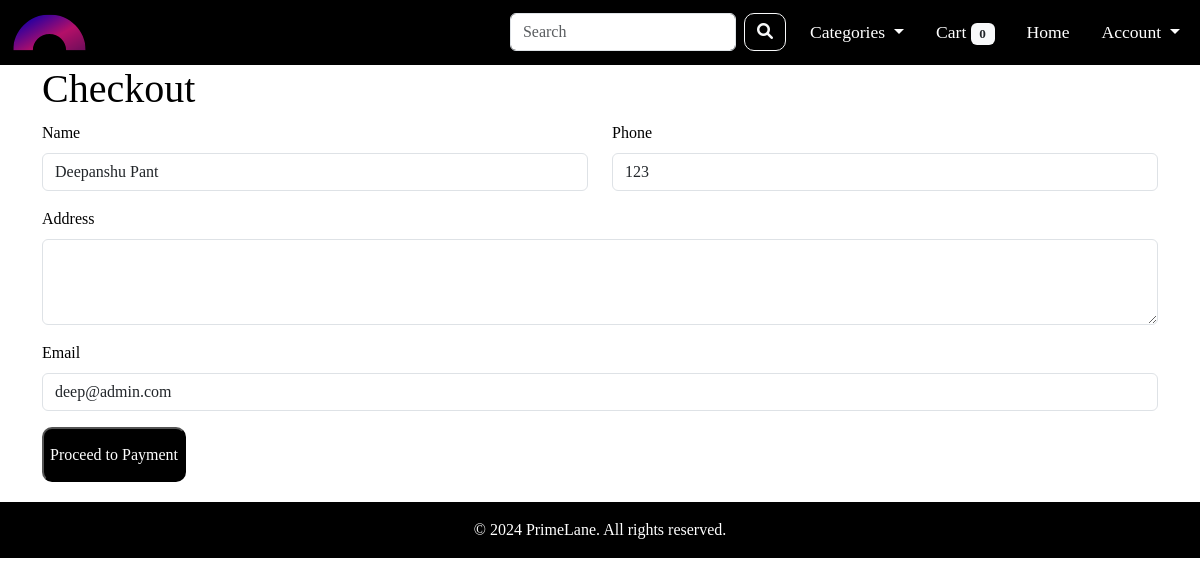
Page /checkout/ (signed in) on the committed database.
### app/models.py (models this page shows, shortened)
class User(Base):
    __tablename__ = 'users'
    user_id = Column(Integer, primary_key=True, autoincrement=True)
    user_name = Column(String(100), nullable=False)
    user_email = Column(String(100), nullable=False, unique=True)
    user_password = Column(String(100), nullable=False)
    user_phone_number = Column(String(100), nullable=False)
    user_address = Column(String(200), default="")
    user_role = Column(String(50), default='user', nullable=False)
    created_at = Column(DateTime, default=get_ist_time)
    updated_at = Column(DateTime, default=get_ist_time, onupdate=get_ist_time)
    user_status = Column(String(50), default='active', nullable=False)
    orders = relationship('Order', back_populates='user')
    shopping_carts = relationship('ShoppingCart', back_populates='user')
    @property
    def password(self):
        raise ArithmeticError("Password is not a readable attribute")

### app/routes.py (the view, shortened to what this page needs)
@main.route('/checkout/', methods=['GET', 'POST'])
def checkout():
    user_id = session.get('user_id')
    if not user_id:
        flash("Please log in to proceed with checkout", "warning")
        return redirect(url_for('auth.login'))
    db_session = get_session()
    user = db_session.query(User).filter_by(user_id=user_id).first()
    user_details = {
        'user_name': user.user_name if user else '',
        'user_phone_number': user.user_phone_number if user else '',
        'user_address': user.user_address if user else '',
        'user_email': user.user_email if user else '',
    }
    return render_template('checkout.html', user_details=user_details)

### app/__init__.py (called while the page is built)
def create_app():
    app = Flask(__name__)
    app.config.from_object('config.Config')
    init_db()
    @app.before_request
    def before_request():
        g.rupee_symbol = '₹'
    mail.init_app(app)
    Migrate(app, engine)
    app.register_blueprint(main)
    app.register_blueprint(admin, url_prefix='/admin')
    app.register_blueprint(auth)
    Base.metadata.create_all(engine)
    app.config['SECRET_KEY'] = 'secret_key'
    return app

### app/routes.py (called while the page is built)
@main.before_request
def before_request():
    user_id = session.get('user_id')
    if user_id:
        db_session = get_session()
        products_in_cart = db_session.query(ShoppingCart).filter_by(user_id=user_id).all()
        cart_count = sum(item.cart_quantity for item in products_in_cart)
        g.cart_count = cart_count
    else:
        g.cart_count = 0

@main.before_request
def load_categories():
    db_session = get_session()
    g.categories = db_session.query(Category).all()
    db_session.close()

### db/engine.py (called while the page is built)
def get_session():
    return Session()

### app/templates/checkout.html (shortened to what this page needs)
{% extends 'base.html' %}
{% block content %}
    <div class="container">
        <h1>Checkout</h1>
        <form method="POST" action="{{ url_for('main.checkout') }}">
            <div class="row">
                <div class="col-12 col-md-6">
                    <div class="mb-3">
                        <label for="user_name" class="form-label">Name</label>
                        <input type="text" id="user_name" name="user_name" class="form-control"
                               value="{{ user_details.user_name }}" required>
                    </div>
                </div>
                <div class="col-12 col-md-6">
                    <div class="mb-3">
                        <label for="user_phone_number" class="form-label">Phone</label>
                        <input type="tel" id="user_phone_number" name="user_phone_number" class="form-control"
                               value="{{ user_details.user_phone_number }}" required>
                    </div>
                </div>
            </div>
            <div class="mb-3">
                <label for="user_address" class="form-label">Address</label>
                <textarea id="user_address" name="user_address" class="form-control"
                          rows="3" required>{{ user_details.user_address }}</textarea>
            </div>
            <div class="mb-3">
                <label for="user_email" class="form-label">Email</label>
                <input type="email" id="user_email" name="user_email" class="form-control"
                       value="{{ user_details.user_email }}" required>
            </div>
            <button type="submit" class="addToCart">Proceed to Payment</button>
        </form>
    </div>
{% endblock %}

### app/static/css/main.css (style rules this page uses)
* { box-sizing: border-box; font-family: agrandir; }
body { background-color: #ffffff; color: black; margin: 0; padding: 0; background-clip: content-box; }
.addToCart { background-color: black; color: white; height: 55px; border-radius: 10px; }

### rows in the picture
User: user_name "Deepanshu Pant", user_phone_number "123", user_email "deep@admin.com"

### other values in the picture
{{ g.cart_count }} "0"
